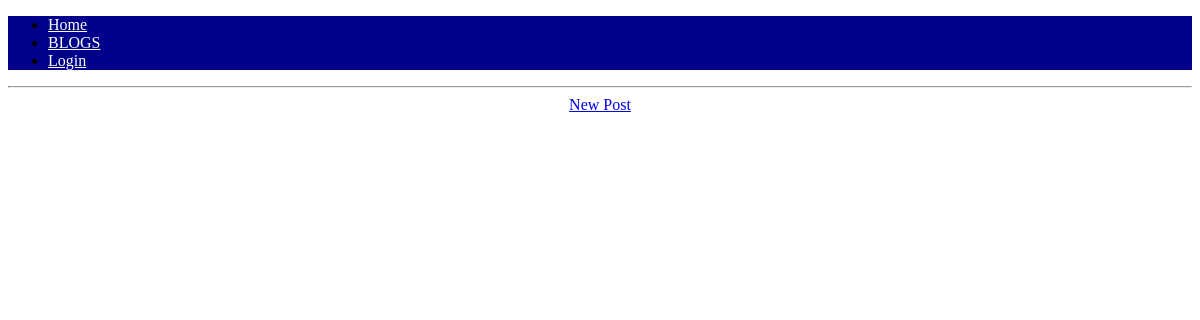
The page /posts/ on the database as committed earlier.
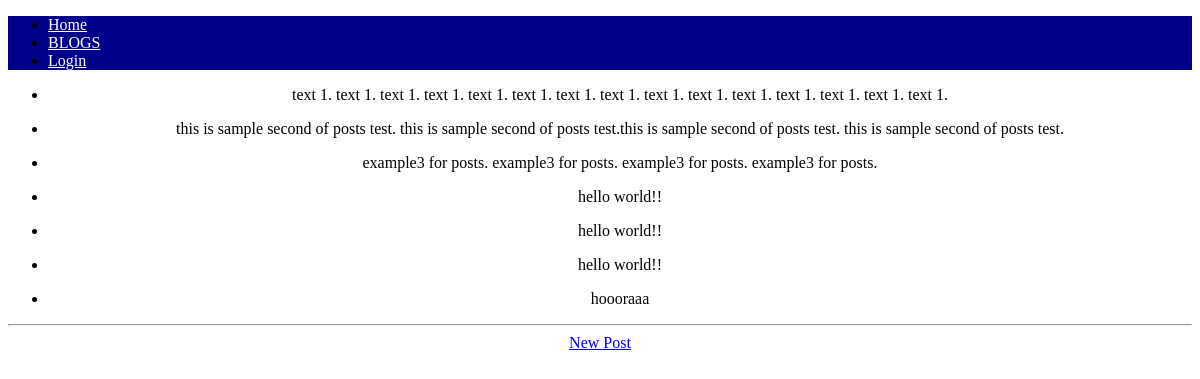
The same page on the database as committed later.
### posts/models.py (models this page shows, shortened)
class Post(models.Model):
    text=models.TextField()

### posts/views.py (the view)
# urls.py: path('',views.PostPageView.as_view(),name='posts'),
class PostPageView(ListView):
    model=Post
    template_name='posts/list.html'
    context_object_name='posts'

### templates/posts/list.html
{% extends 'pages/base.html' %}
{% block content %}
    <div>
            {% for post in posts  %}
                <ul>
                    <li>{{post.text}}</li>
                </ul>
            {% endfor %}
    </div>
    <hr>
    <a href="{% url 'new_post' %}">New Post</a>
{% endblock content %}

### templates/pages/base.html (shortened to what this page needs)
{% load static %}
<!DOCTYPE html>
<html lang="en">
<head>
    <link rel="stylesheet" href="{% static 'css/style.css' %}">
</head>
<body>
    <header>
        <ul>
            <li><a style="color:white" href="{% url 'home' %}">Home</a></li>
            <li><a style="color:white" href="{% url 'blog_list' %}">BLOGS</a></li>
            {% if user.is_authenticated  %}
                <li><a style="color:white" href="{% url 'logout' %}">Logout</a></li>
            {% else %}
                <li><a style="color:white" href="{% url 'login' %}">Login</a></li>
            {% endif %}
        </ul>
    </header>
    <div>
        {%block content%}
        {%endblock%}
    </div>
</body>
</html>

### static/css/style.css (style rules this page uses)
body { background-color: white; }
div { text-align: center; }
header { background-color: darkblue; }

Rows that differ between the two databases and show on the page:
added Post: text "text 1. text 1. text 1. text 1. text 1. text 1. text 1. text 1. text 1. text 1. text 1. text 1. text 1. text 1. text 1."
added Post: text "this is sample second of posts test. this is sample second of posts test.this is sample second of posts test. this is sample second of posts test."
added Post: text "example3 for posts. example3 for posts. example3 for posts. example3 for posts."
added Post: text "hello world!!"
added Post: text "hello world!!"
added Post: text "hello world!!"
added Post: text "hoooraaa"
